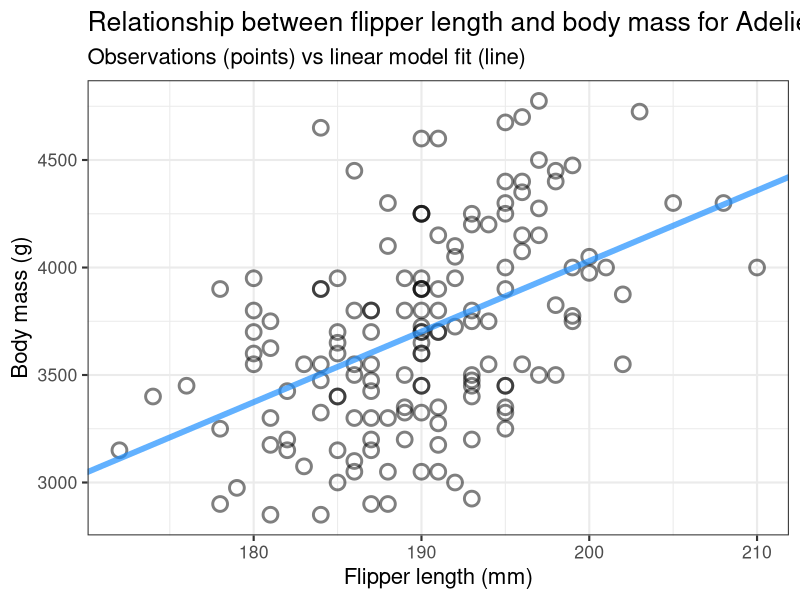
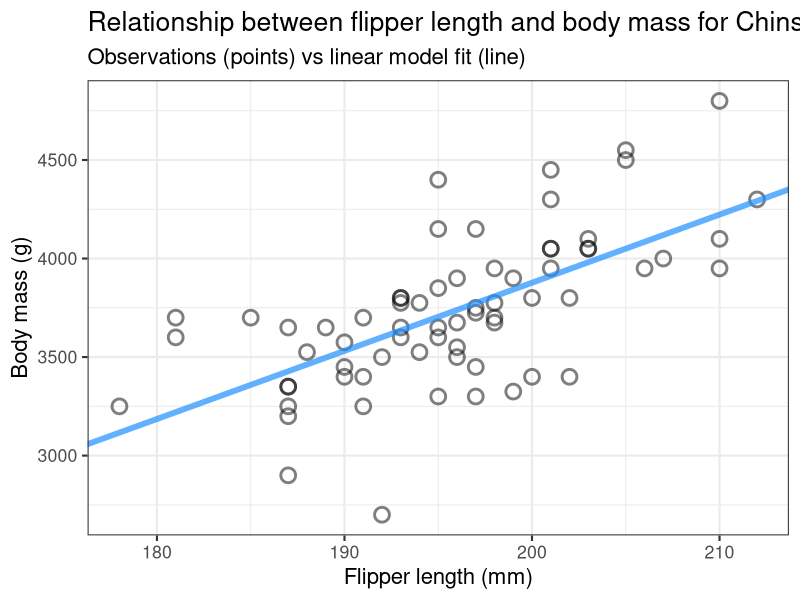

Recreate these plots in R, in order.
## ---- chunk 1
#| label: setup
#| echo: false
#| message: false
library(palmerpenguins)
library(dplyr)
library(ggplot2)
## ---- chunk 2
#| label: fun_get_model_coef
get_model_coef = function(species_name){
  obs = (penguins 
    |> dplyr::filter(species == species_name)
  )
    
  model_coef = (
    lm(body_mass_g ~ flipper_length_mm, data = obs)
    |> coefficients()
  )
  
  return(list(
    obs = obs, 
    model_coef = model_coef
  ))
}
## ---- chunk 3
#| label: fun_make_model_plot
#| echo: false
make_model_plot = function(species_name){
  plot_data = get_model_coef(species_name)
  
  pp = (ggplot(plot_data$obs)
    + geom_point(
      aes(x = flipper_length_mm,
          y = body_mass_g),
      shape = 1, size = 4, stroke = 1.5, alpha = 0.5
      )
    + geom_abline(intercept = plot_data$model_coef[1], 
                  slope = plot_data$model_coef[2],
                  linewidth = 2, colour = "dodgerblue", alpha = 0.7)
    + labs(
      x = "Flipper length (mm)",
      y = "Body mass (g)",
      title = paste("Relationship between flipper length and body mass for",
                    species_name,
                    "penguins"),
      subtitle = "Observations (points) vs linear model fit (line)"
    )
    + theme_bw(
      base_size = 16
    )
  )
  
  return(pp)
}
## ---- chunk 4
#| label: plot_adelie
#| echo: false
#| fig-width: 10
#| fig-height: 7
#| fig-align: center
make_model_plot("Adelie")
## ---- chunk 5
#| label: plot_chinstrap
#| echo: false
#| fig-width: 10
#| fig-height: 7
#| fig-align: center
make_model_plot("Chinstrap")
